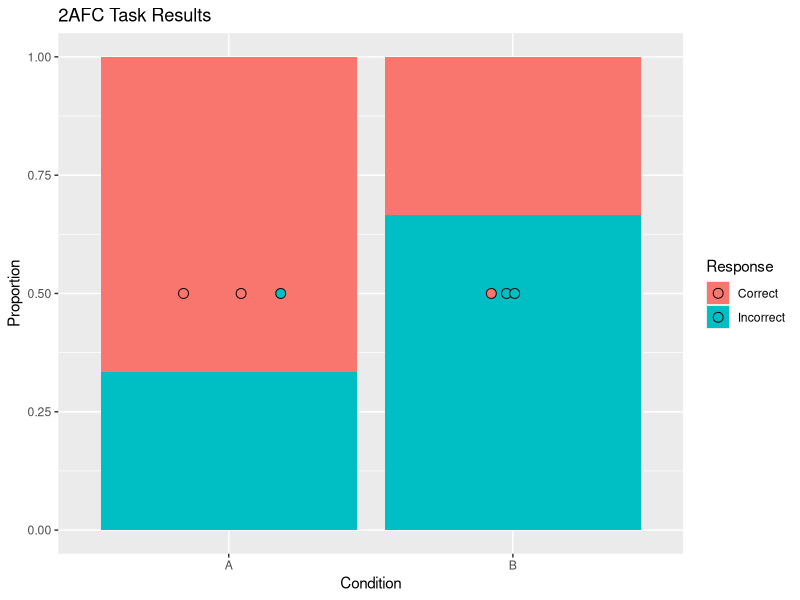

Write the R code that produced this figure.
# Load required packages (if not already installed)
# install.packages("ggplot2")
library(ggplot2)

# Sample data
data <- data.frame(Condition = c("A", "B", "A", "A", "B", "B"),
                   Response = c("Correct", "Incorrect", "Correct", "Incorrect", "Correct", "Incorrect"))

# Create a bar plot
bar_plot <- ggplot(data, aes(x = Condition, fill = Response)) +
  geom_bar(position = "fill") +
  labs(x = "Condition", y = "Proportion", fill = "Response") +
  ggtitle("2AFC Task Results")

# Overlay data points
data_points <- geom_point(data = data, aes(x = Condition, y = 0.5, fill = Response),
                          position = position_jitter(width = 0.2, height = 0),
                          shape = 21, size = 3, color = "black")

# Combine bar plot and data points
combined_plot <- bar_plot + data_points

# Display the combined plot
combined_plot